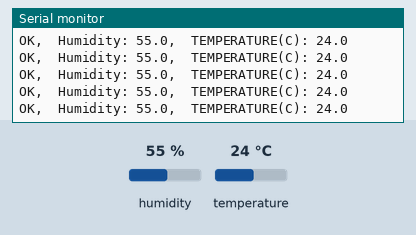
Bench run of a sketch on a simulated Arduino Uno, built with avr-gcc and run on an emulated ATmega328P. Shown: the last lines printed to the serial monitor. Inputs (shaded band) come from the test bench; at power-on: humidity 55 %, temperature 24 °C.

Above: at 1.2 s.
1.3 s: humidity set to 22 %
At 1.8 s:
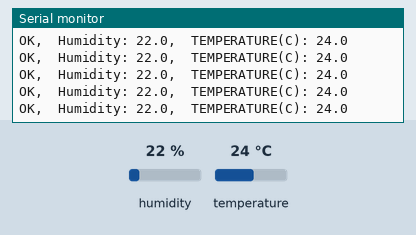
2.8 s: temperature set to 12 °C
At 3.6 s:
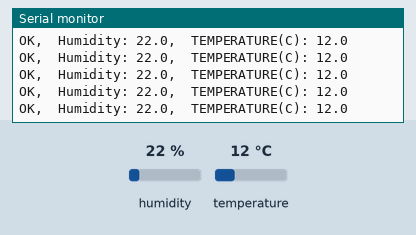
4.3 s: humidity set to 40 %
At 4.9 s:
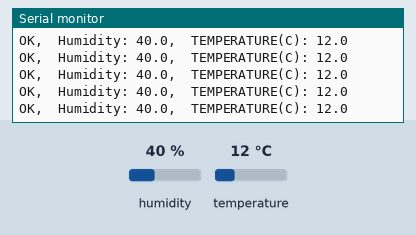
Timing chart, 0 to 7.3 s (numbered marks = the images above; inputs shaded):
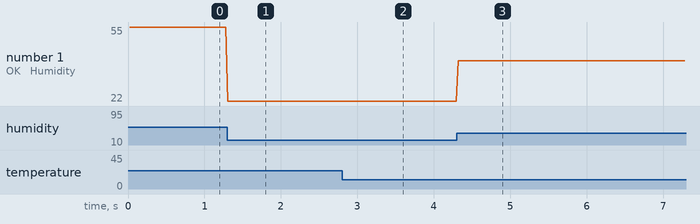

Measured:
- after the input at 1.3 s, the serial monitor: prints a new line at once (image 1)
- after the input at 2.8 s, the serial monitor: prints a new line at once (image 2)
- after the input at 4.3 s, the serial monitor: prints a new line at once (image 3)
- plotted number 1: 55 → 22 after the input at 1.3 s, 22 → 40 after the input at 4.3 s

The sketch:

HumidityTemperatureSensor.ino
```cpp
#include <dht.h>

dht DHT;

int dhtPin;
void setup()
{
  Serial.begin(115200);
  dhtPin = 2;
}

void loop()
{
  // READ DATA
  int chk = DHT.read11(dhtPin);
  switch (chk)
  {
    case DHTLIB_OK:
		  Serial.print("OK,\t");
		  break;
    case DHTLIB_ERROR_CHECKSUM:
		  Serial.print("Checksum error,\t");
		  break;
    case DHTLIB_ERROR_TIMEOUT:
		  Serial.print("Time out error,\t");
		  break;
    default:
		  Serial.print("Unknown error,\t");
		  break;
  }
  // DISPLAY DATA
  Serial.print("Humidity: ");
  Serial.print(DHT.humidity, 1);
  Serial.print(",\t");
  Serial.print("TEMPERATURE(C): ");
  Serial.println(DHT.temperature, 1);
}
```
